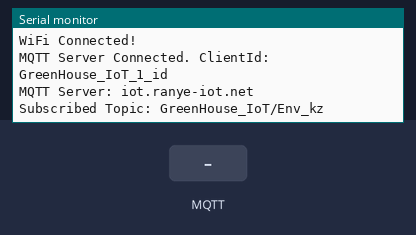
Recording of a sketch running on a simulated ESP8266 (NodeMCU). On the bench: the last lines printed to the serial monitor. The test bench sets the inputs (shaded band). WiFi joins after 1.5 s; servers stay silent unless stated; no MQTT or app messages arrive unless stated.

Above: at 3.2 s.
3.3 s: MQTT message "1" arrives on the first subscribed topic
At 4.5 s:
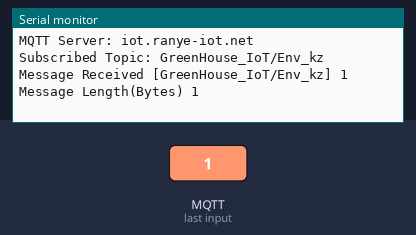
4.8 s: MQTT message "on" arrives on the first subscribed topic
At 5.6 s:
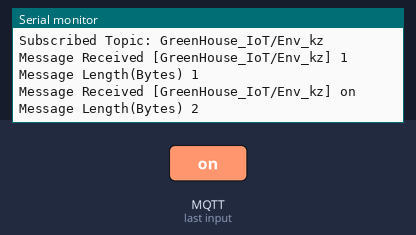
6.3 s: MQTT message "off" arrives on the first subscribed topic
At 6.8 s:
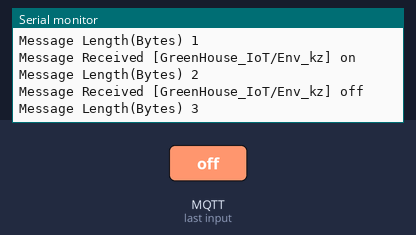

The sketch:

First_Mqtt_Test.ino
```cpp
#include <ESP8266WiFi.h>
#include <PubSubClient.h>

const char* ssid = "Serendipity";
const char* password = "88888888";
const char* mqttServer = "iot.ranye-iot.net";

WiFiClient wifiClient;
PubSubClient mqttClient(wifiClient);

char charBuf[391];
const char* mqttUserName = "GreenHouse_IoT_1";         // 服务端连接用户名
const char* mqttPassword = "Dk200010";          // 服务端连接密码
const char* clientId = "GreenHouse_IoT_1_id";          // 客户端id
const char* subTopic = "GreenHouse_IoT/Env_kz";        // 订阅主题
const char* pubTopic = "GreenHouse_IoT/Env_zt";        // 发布主题
const char* willTopic = "GreenHouse_IoT/Env_yz";       // 遗嘱主题名称

const char* willMsg = "esp8266 offline";        // 遗嘱主题信息
const int willQos = 0;                          // 遗嘱QoS
const int willRetain = false;                   // 遗嘱保留

const int subQoS = 1;            // 客户端订阅主题时使用的QoS级别
const bool cleanSession = false; // 清除会话


void setup() {
  Serial.begin(115200);
  WiFi.mode(WIFI_STA);
  connectWifi();
  mqttClient.setServer(mqttServer, 1883);
  mqttClient.setCallback(receiveCallback);
  connectMQTTserver();
}

void loop() {
if (!mqttClient.connected()) {
    connectMQTTserver();
  }
  mqttClient.loop();
}

void connectWifi(){

  WiFi.begin(ssid, password);
  while (WiFi.status() != WL_CONNECTED) {
    delay(1000);
    Serial.print(".");
  }
  Serial.println("");
  Serial.println("WiFi Connected!");
  Serial.println("");
}

void connectMQTTserver(){
  if (mqttClient.connect(clientId, mqttUserName,
                         mqttPassword, willTopic,
                         willQos, willRetain, willMsg, cleanSession)) {
    Serial.print("MQTT Server Connected. ClientId: ");
    Serial.println(clientId);
    Serial.print("MQTT Server: ");
    Serial.println(mqttServer);

    subscribeTopic(); // 订阅指定主题
  } else {
    Serial.print("MQTT Server Connect Failed. Client State:");
    Serial.println(mqttClient.state());
    delay(5000);
  }
}

void subscribeTopic(){
  if(mqttClient.subscribe(subTopic, subQoS)){
    Serial.print("Subscribed Topic: ");
    Serial.println(subTopic);
  } else {
    Serial.print("Subscribe Fail...");
  }
}

void pubMQTTmsg(){
      if(Serial.available()>0){
      delay(100);
      String  comdata = Serial.readString();
      Serial.print("Serial.readString:");
      Serial.println(comdata);
      while(Serial.read()>= 0){}

      comdata.toCharArray(charBuf, 50) ;
      mqttClient.publish(pubTopic,charBuf);
      comdata = "";
    }
 }

void receiveCallback(char* topic, byte* payload, unsigned int length) {
  Serial.print("Message Received [");
  Serial.print(topic);
  Serial.print("] ");
  for (int i = 0; i < length; i++) {
    Serial.print((char)payload[i]);
  }
  Serial.println("");
  Serial.print("Message Length(Bytes) ");
  Serial.println(length);
  pubMQTTmsg();
}
```

Measured:
- after the input at 3.3 s, the serial monitor: prints a new line at once (image 1)
- after the input at 4.8 s, the serial monitor: prints a new line at once (image 2)
- after the input at 6.3 s, the serial monitor: prints a new line at once (image 3)
